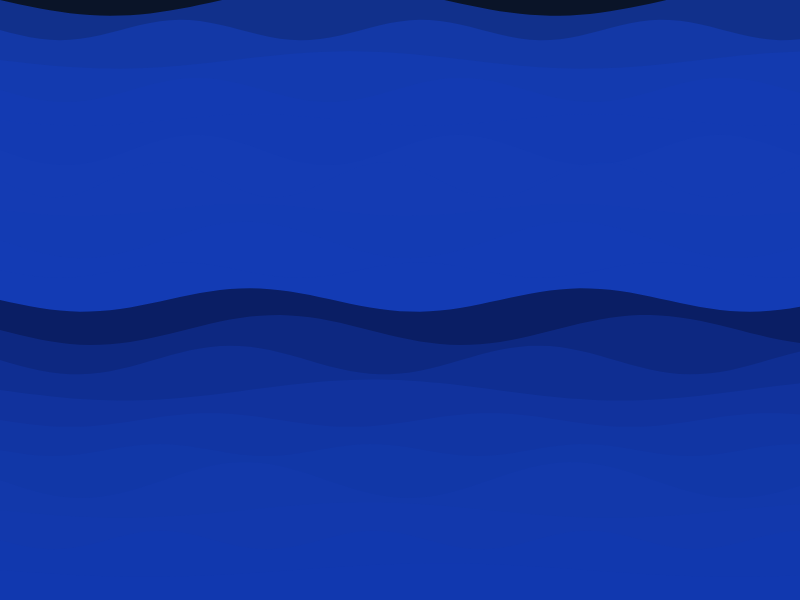
Frame 1 (no input)
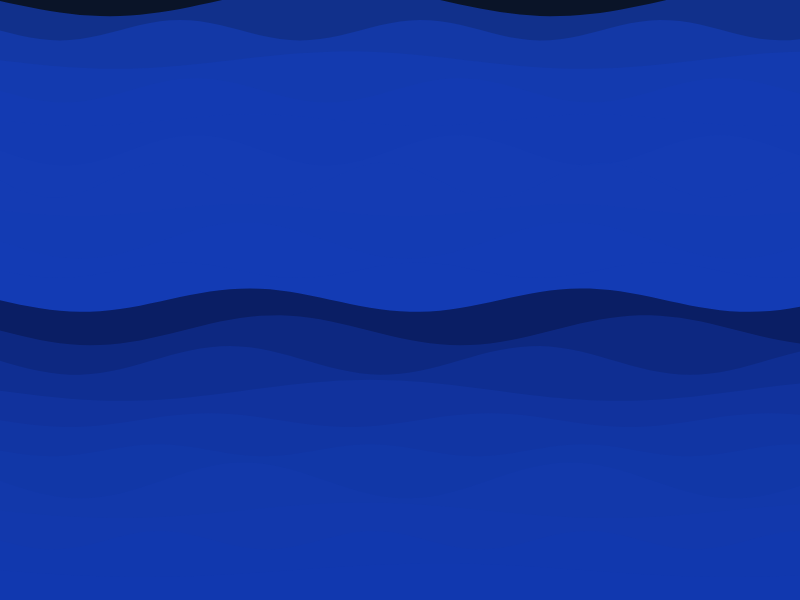
Frame 60 (no input)
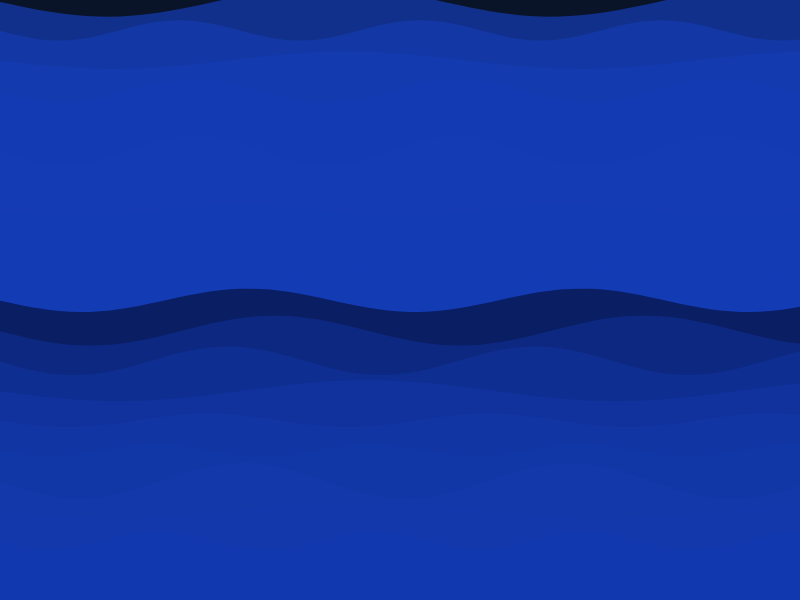
Frame 120 (the mouse pressed at the canvas centre since frame 60)

The p5.js sketch that drew these frames (run headless with seeded random() and noise() and a simulated clock; from frame 60 on, the mouse is pressed at the canvas centre):

// p5.js sketch
// ── sketch.js
let bands = [];
const bandCount = 20;
const waveSpeed = 0.02;
let time = 0;

function setup() {
  createCanvas(800, 600);
  noStroke();
  
  for (let i = 0; i < bandCount; i++) {
    bands.push({
      y: height * (i / bandCount),
      amplitude: random(5, 20),
      frequency: random(0.01, 0.03),
      speed: random(0.01, 0.03),
      color: color(20, 60, 180, 180 - i * 8)
    });
  }
}

function draw() {
  background(10, 20, 40);
  
  time += waveSpeed;
  
  for (let i = 0; i < bands.length; i++) {
    const band = bands[i];
    
    // Create a sine wave that compresses and expands
    const waveOffset = sin(time * band.speed) * band.amplitude;
    const y = band.y + waveOffset;
    
    // Draw the water band
    fill(band.color);
    
    // Create a more complex, flowing shape
    beginShape();
    for (let x = 0; x <= width; x += 10) {
      const wave = sin((x * band.frequency) + time * band.speed) * band.amplitude;
      const yVal = y + wave;
      vertex(x, yVal);
    }
    vertex(width, height);
    vertex(0, height);
    endShape(CLOSE);
    
    // Draw a darker band for high water level
    if (i === Math.floor(bandCount / 2)) {
      fill(10, 30, 100);
      beginShape();
      for (let x = 0; x <= width; x += 10) {
        const wave = sin((x * band.frequency) + time * band.speed) * band.amplitude;
        const yVal = y + wave;
        vertex(x, yVal);
      }
      vertex(width, height);
      vertex(0, height);
      endShape(CLOSE);
    }
  }
}
